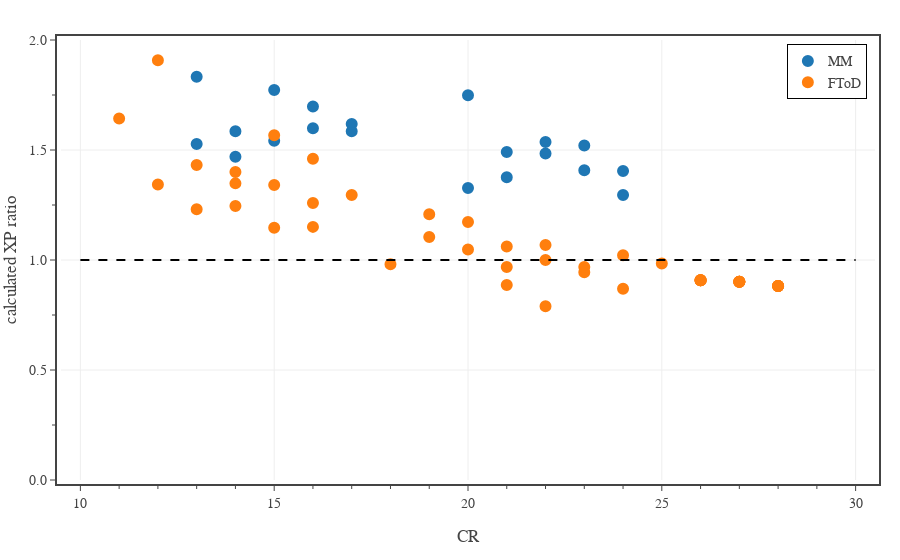

Notebook source saved alongside this figure:
### Code cell
# comparison between dragons published in the MM and those puliblished in FToD

# summarize the current dataset
df1 = df0[df0['CR'].between(1,30) & df0['Legendary'].isin(['L','LL']) & df0['Type'].isin(['dragon'])]

# plot results
fig = go.Figure()

dft = df1[df1['Book'].isin(['MM'])]
fig.add_trace(go.Scatter(
    x=dft['CR'], 
    y=dft['eXP Ratio'],
    mode='markers',
    name='MM',
    marker=dict(
        size=10, 
        color='#1f77b4', 
        line=dict(color='#1f77b4', width=2)
    ),
    customdata = np.stack((dft['Monster'], dft['Book']), axis=-1),
    hovertemplate = '<b>%{customdata[0]}</b><br>'
                  + 'Book: %{customdata[1]}<br>'
                  + 'CR: %{x:.0f}<br>'
                  + 'XP ratio: %{y:.2f}<br>'
                  + '<extra></extra>',
))

dft = df1[df1['Book'].isin(['FToD'])]
fig.add_trace(go.Scatter(
    x=dft['CR'], 
    y=dft['eXP Ratio'],
    mode='markers',
    name='FToD',
    marker=dict(
        size=10, 
        color='#ff7f0e', 
        line=dict(color='#ff7f0e', width=2)
    ),
    customdata = np.stack((dft['Monster'], dft['Book']), axis=-1),
    hovertemplate = '<b>%{customdata[0]}</b><br>'
                  + 'Book: %{customdata[1]}<br>'
                  + 'CR: %{x:.0f}<br>'
                  + 'XP ratio: %{y:.2f}<br>'
                  + '<extra></extra>',
))

fig.add_trace(go.Scatter(
    x=[10,30], 
    y=[1, 1],
    mode='lines', 
    line=dict(color='black', dash='dash'),
    showlegend=False,
    hoverinfo='skip'
))

fig.update_layout(
    template=TFB_TEMPLATE,
    hoverlabel=dict(
        bgcolor='white',
    ),
    xaxis=dict(
        title_text='CR',
        range=[9.5,30.5],
    ),
    yaxis=dict(
        title_text='calculated XP ratio',
        range=[0, 2],
        tick0=0, dtick=0.5,
        tickformat='.1f',
        minor=dict(tick0=0, dtick=0.25),
    ),
    legend=dict(
        yanchor='top',  y=0.99,
        xanchor='right', x=0.99,
        orientation='v',
    ),
)

fig.show(config=TFB_CONFIG)
if SAVEFIGS:
    file_name = f'./exp-ratio-vs-cr-mm-ftod-type-dragon.html'
    fig.write_html(
        file_name, 
        include_plotlyjs=False, 
        full_html=False, 
        config=TFB_CONFIG
    )

### Figure 1 — Plotly figure (JSON) as saved in the notebook; plotly's stock layout.template omitted (floating-point values rounded to 4 significant figures)
{"data": [{"customdata": [["Black Dragon, Adult", "MM"], ["Black Dragon, Ancient", "MM"], ["Blue Dragon, Adult", "MM"], ["Blue Dragon, Ancient", "MM"], ["Brass Dragon, Adult", "MM"], ["Brass Dragon, Ancient", "MM"], ["Bronze Dragon, Adult", "MM"], ["Bronze Dragon, Ancient", "MM"], ["Copper Dragon, Adult", "MM"], ["Copper Dragon, Ancient", "MM"], ["Gold Dragon, Adult", "MM"], ["Gold Dragon, Ancient", "MM"], ["Green Dragon, Adult", "MM"], ["Green Dragon, Ancient", "MM"], ["Red Dragon, Adult", "MM"], ["Red Dragon, Ancient", "MM"], ["Silver Dragon, Adult", "MM"], ["Silver Dragon, Ancient", "MM"], ["White Dragon, Adult", "MM"], ["White Dragon, Ancient", "MM"]], "hovertemplate": "<b>%{customdata[0]}</b><br>Book: %{customdata[1]}<br>CR: %{x:.0f}<br>XP ratio: %{y:.2f}<br><extra></extra>", "marker": {"color": "#1f77b4", "line": {"color": "#1f77b4", "width": 2}, "size": 10}, "mode": "markers", "name": "MM", "type": "scatter", "x": [14, 21, 16, 23, 13, 20, 15, 22, 14, 21, 17, 24, 15, 22, 17, 24, 16, 23, 13, 20], "y": [1.585, 1.491, 1.599, 1.521, 1.528, 1.327, 1.773, 1.537, 1.47, 1.376, 1.585, 1.296, 1.541, 1.484, 1.618, 1.405, 1.697, 1.408, 1.832, 1.748]}, {"customdata": [["Amethyst Dragon, Adult", "FToD"], ["Amethyst Dragon, Adult", "FToD"], ["Amethyst Dragon, Ancient", "FToD"], ["Amethyst Dragon, Ancient", "FToD"], ["Amethyst Greatwyrm", "FToD"], ["Black Greatwyrm", "FToD"], ["Blue Greatwyrm", "FToD"], ["Brass Greatwyrm", "FToD"], ["Bronze Greatwyrm", "FToD"], ["Copper Greatwyrm", "FToD"], ["Crystal Dragon, Adult", "FToD"], ["Crystal Dragon, Adult", "FToD"], ["Crystal Dragon, Ancient", "FToD"], ["Crystal Dragon, Ancient", "FToD"], ["Crystal Greatwyrm", "FToD"], ["Deep Dragon, Adult", "FToD"], ["Deep Dragon, Adult", "FToD"], ["Deep Dragon, Ancient", "FToD"], ["Deep Dragon, Ancient", "FToD"], ["Dragon Turtle, Ancient", "FToD"], ["Dragon Turtle, Ancient", "FToD"], ["Emerald Dragon, Adult", "FToD"], ["Emerald Dragon, Adult", "FToD"], ["Emerald Dragon, Ancient", "FToD"], ["Emerald Dragon, Ancient", "FToD"], ["Emerald Greatwyrm", "FToD"], ["Gold Greatwyrm", "FToD"], ["Green Greatwyrm", "FToD"], ["Moonstone Dragon, Adult", "FToD"], ["Moonstone Dragon, Adult", "FToD"], ["Moonstone Dragon, Ancient", "FToD"], ["Moonstone Dragon, Ancient", "FToD"], ["Red Greatwyrm", "FToD"], ["Sapphire Dragon, Adult", "FToD"], ["Sapphire Dragon, Adult", "FToD"], ["Sapphire Dragon, Ancient", "FToD"], ["Sapphire Dragon, Ancient", "FToD"], ["Sapphire Greatwyrm", "FToD"], ["Sea Serpent, Ancient", "FToD"], ["Silver Greatwyrm", "FToD"], ["Topaz Dragon, Adult", "FToD"], ["Topaz Dragon, Adult", "FToD"], ["Topaz Dragon, Ancient", "FToD"], ["Topaz Dragon, Ancient", "FToD"], ["Topaz Greatwyrm", "FToD"], ["White Greatwyrm", "FToD"]], "hovertemplate": "<b>%{customdata[0]}</b><br>Book: %{customdata[1]}<br>CR: %{x:.0f}<br>XP ratio: %{y:.2f}<br><extra></extra>", "marker": {"color": "#ff7f0e", "line": {"color": "#ff7f0e", "width": 2}, "size": 10}, "mode": "markers", "name": "FToD", "type": "scatter", "x": [16, 17, 23, 24, 26, 27, 27, 28, 28, 28, 12, 13, 19, 20, 26, 11, 12, 18, 19, 24, 25, 14, 15, 21, 22, 26, 28, 27, 15, 16, 21, 22, 27, 15, 16, 22, 23, 26, 14, 28, 13, 14, 20, 21, 26, 27], "y": [1.259, 1.295, 0.9447, 0.8689, 0.9083, 0.901, 0.901, 0.8819, 0.8819, 0.8819, 1.343, 1.432, 1.105, 1.173, 0.9083, 1.643, 1.908, 0.9808, 1.208, 1.021, 0.984, 1.348, 1.567, 1.061, 1.068, 0.9083, 0.8819, 0.901, 1.147, 1.151, 0.8864, 0.7898, 0.901, 1.341, 1.46, 0.9997, 0.9686, 0.9083, 1.246, 0.8819, 1.23, 1.4, 1.048, 0.9677, 0.9083, 0.901]}, {"hoverinfo": "skip", "line": {"color": "black", "dash": "dash"}, "mode": "lines", "showlegend": false, "type": "scatter", "x": [10, 30], "y": [1, 1]}], "layout": {"hoverlabel": {"bgcolor": "white"}, "legend": {"orientation": "v", "x": 0.99, "xanchor": "right", "y": 0.99, "yanchor": "top"}, "xaxis": {"range": [9.5, 30.5], "title": {"text": "CR"}}, "yaxis": {"dtick": 0.5, "minor": {"dtick": 0.25, "tick0": 0}, "range": [0, 2], "tick0": 0, "tickformat": ".1f", "title": {"text": "calculated XP ratio"}}}}
